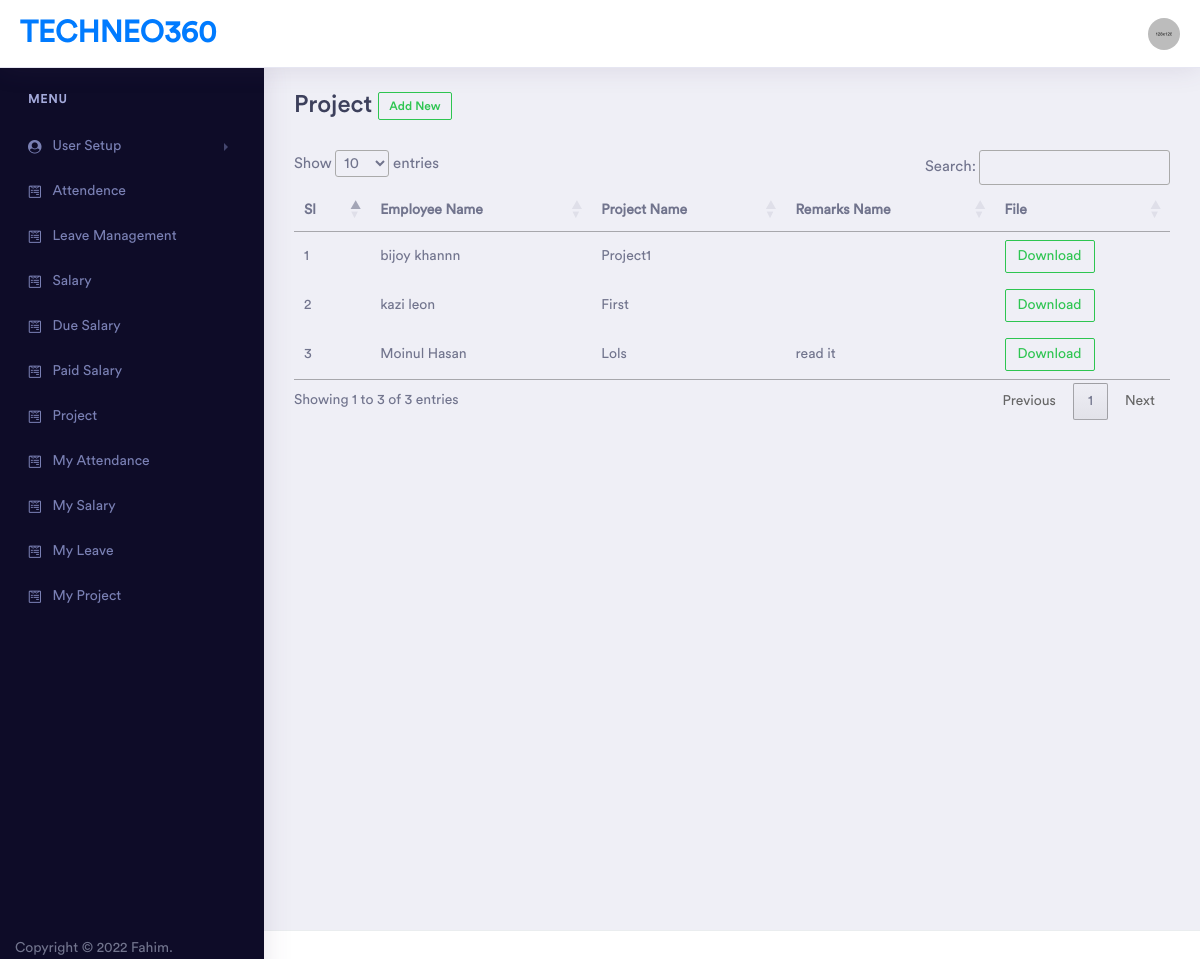
/project.php (signed in), run on the app's committed database.
### tables this page shows
CREATE TABLE `project` (
  `id` int(11) NOT NULL,
  `employee_id` int(128) NOT NULL,
  `project_name` varchar(128) NOT NULL,
  `date` date NOT NULL,
  `project_file` text DEFAULT NULL,
  `remarks` text DEFAULT NULL,
  `created_at` timestamp NULL DEFAULT current_timestamp(),
  `updated_at` timestamp NULL DEFAULT current_timestamp(),
  `is_completed` int(11) NOT NULL DEFAULT 0
);

CREATE TABLE `users` (
  `id` int(11) NOT NULL,
  `first_name` varchar(128) NOT NULL,
  `last_name` varchar(128) NOT NULL,
  `phone_number` varchar(128) NOT NULL,
  `username` varchar(128) NOT NULL,
  `email` varchar(128) NOT NULL,
  `password` varchar(128) NOT NULL,
  `created_at` datetime DEFAULT NULL,
  `updated_at` datetime DEFAULT current_timestamp(),
  `role` varchar(128) NOT NULL DEFAULT 'employee',
  `address` text DEFAULT NULL
);

### project.php (the view, shortened to what this page needs)
<?php
if (isset($_SESSION['access'])) {
    $user_level = $_SESSION['level'];
    include 'partials/connection.php';
    include 'partials/header.php';
    include 'partials/sidebar.php';
    if ($user_level != 'employee') {
?>
        <div class="dashboard-wrapper">
            <div class="dashboard-ecommerce">
                <div class="container-fluid dashboard-content ">
                    <div class="row">
                        <div class="col-xl-12 col-lg-12 col-md-12 col-sm-12 col-12">
                            <div class="page-header">
                                <h2 class="pageheader-title">Project <span><a href="create_project.php" class="btn btn-xs btn-outline-success">Add New</a></span> </h2>
                            </div>
                            <div class="page-body">
                                <table id="myTable">
                                    <thead>
                                        <tr>
                                            <th>Sl</th>
                                            <th>Employee Name</th>
                                            <th>Project Name</th>
                                            <th>Remarks Name</th>
                                            <th>File</th>
                                        </tr>
                                    </thead>
                                    <tbody>
                                        <?php
                                        $project = mysqli_query($conn, "SELECT project.*,users.first_name,users.last_name  FROM `project` INNER JOIN users on users.id = project.employee_id ");
                                        $sl = 1;
                                        while ($fetch = mysqli_fetch_assoc($project)) {
                                        ?>
                                            <tr>
                                                <td><?= $sl ?></td>
                                                <td><?= $fetch['first_name']." ". $fetch['last_name'] ?></td>
                                                <td><?= $fetch['project_name'] ?></td>
                                                <td><?= $fetch['remarks']==null?'':$fetch['remarks'] ?></td>
                                                <td><a href="project/<?= $fetch['project_file'] ?>" download="" class="btn btn-sm btn-outline-success">Download</a></td>
                                            </tr>
                                        <?php $sl++; }
                                        ?>
                                    </tbody>
                                </table>
                            </div>
                        </div>
                    </div>
                </div>
            </div>
        </div>
        </div>
    <?php
        include 'partials/footer.php';
    }
    ?>
    </body>
    </html>
<?php
} else {
    echo "<script>document.location.href='login.php';</script>";
}
?>

### data on the page
project: users.first_name "bijoy", users.last_name "khannn", project_name "Project1"
project: users.first_name "kazi", users.last_name "leon", project_name "First"
project: users.first_name "Moinul", users.last_name "Hasan", project_name "Lols", remarks "read it"
